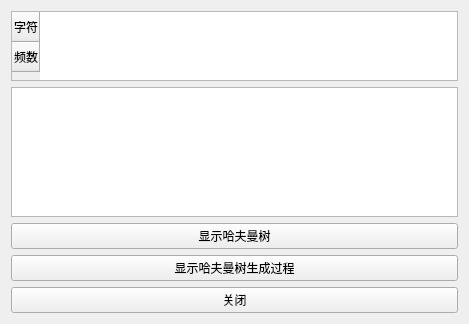
<?xml version="1.0" encoding="UTF-8"?>
<ui version="4.0">
 <class>HafDisplay</class>
 <widget class="QWidget" name="HafDisplay">
  <property name="geometry">
   <rect>
    <x>0</x>
    <y>0</y>
    <width>469</width>
    <height>324</height>
   </rect>
  </property>
  <property name="windowTitle">
   <string>哈夫曼树生成</string>
  </property>
  <layout class="QGridLayout" name="gridLayout">
   <item row="0" column="0">
    <widget class="QTableWidget" name="tableWidget">
     <property name="sizePolicy">
      <sizepolicy hsizetype="Expanding" vsizetype="Fixed">
       <horstretch>0</horstretch>
       <verstretch>20</verstretch>
      </sizepolicy>
     </property>
     <property name="minimumSize">
      <size>
       <width>0</width>
       <height>70</height>
      </size>
     </property>
     <property name="maximumSize">
      <size>
       <width>16777215</width>
       <height>200</height>
      </size>
     </property>
     <property name="sizeIncrement">
      <size>
       <width>0</width>
       <height>200</height>
      </size>
     </property>
     <row>
      <property name="text">
       <string>字符</string>
      </property>
     </row>
     <row>
      <property name="text">
       <string>频数</string>
      </property>
     </row>
    </widget>
   </item>
   <item row="5" column="0">
    <widget class="QPushButton" name="pushButton">
     <property name="text">
      <string>关闭</string>
     </property>
    </widget>
   </item>
   <item row="1" column="0">
    <widget class="QTextBrowser" name="BrowhafCode">
     <property name="sizePolicy">
      <sizepolicy hsizetype="Expanding" vsizetype="Expanding">
       <horstretch>0</horstretch>
       <verstretch>95</verstretch>
      </sizepolicy>
     </property>
     <property name="minimumSize">
      <size>
       <width>0</width>
       <height>0</height>
      </size>
     </property>
     <property name="sizeIncrement">
      <size>
       <width>0</width>
       <height>0</height>
      </size>
     </property>
     <property name="baseSize">
      <size>
       <width>0</width>
       <height>800</height>
      </size>
     </property>
    </widget>
   </item>
   <item row="3" column="0">
    <widget class="QPushButton" name="But_show">
     <property name="text">
      <string>显示哈夫曼树</string>
     </property>
    </widget>
   </item>
   <item row="4" column="0">
    <widget class="QPushButton" name="But_show_pro">
     <property name="text">
      <string>显示哈夫曼树生成过程</string>
     </property>
    </widget>
   </item>
  </layout>
 </widget>
 <resources/>
 <connections/>
</ui>
